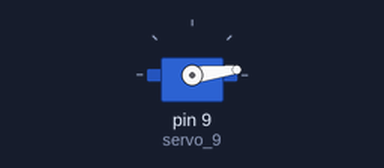
The sketch below on a simulated Arduino Uno, built with avr-gcc and run on an emulated ATmega328P. Parts: servo.

Above: at 0.05 s.
At 0.85 s:
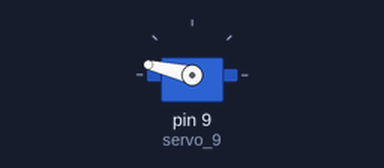
At 1.2 s:
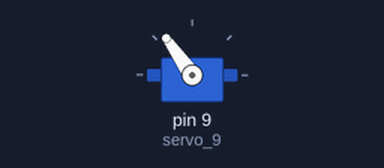
At 1.7 s:
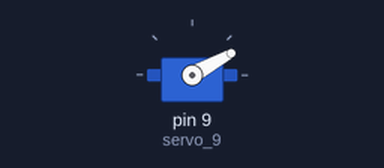
Timing chart, 0 to 4.2 s (numbered marks = the images above):
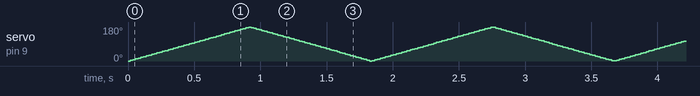

The sketch:

Servo_Moter.ino
```cpp
// #19 Servo Motor
#include<Servo.h>

// Variables
int pos = 0;
Servo servo_9;

void setup() {
  // put your setup code here, to run once:
  servo_9.attach(9,500,2500);
}

void loop() {
  // put your main code here, to run repeatedly:
  for (pos=0;pos<180;pos++){
    servo_9.write(pos);
    delay(5);
  }

  for (pos=180;pos>=0;pos--){
    servo_9.write(pos);
    delay(5);
  }
}
```
